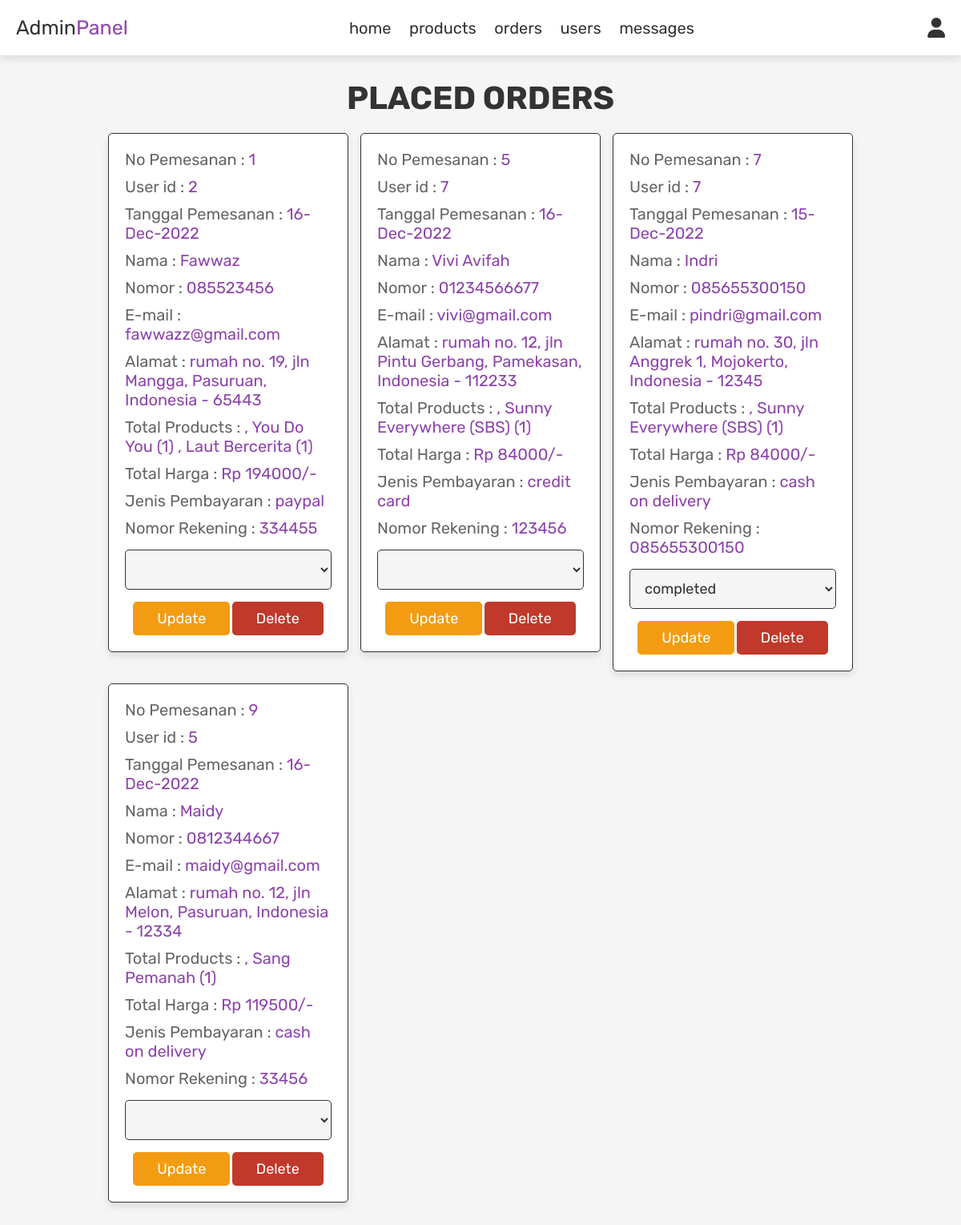
Page /admin_orders.php (signed in) on the committed database.
### tables this page shows
CREATE TABLE `orders` (
  `id` int(11) NOT NULL,
  `user_id` int(11) NOT NULL,
  `name` varchar(100) NOT NULL,
  `number` varchar(12) NOT NULL,
  `email` varchar(100) NOT NULL,
  `method` varchar(50) NOT NULL,
  `norek` varchar(20) NOT NULL,
  `address` varchar(500) NOT NULL,
  `total_products` varchar(1000) NOT NULL,
  `total_price` int(11) NOT NULL,
  `placed_on` varchar(50) NOT NULL,
  `payment_status` varchar(20) NOT NULL
);

### admin_orders.php (the view, shortened to what this page needs)
<?php
include 'config.php';
?>
<!DOCTYPE html>
<html lang="en">
<head>
   <link rel="stylesheet" href="https://cdnjs.cloudflare.com/ajax/libs/font-awesome/6.0.0/css/all.min.css">
   <link rel="stylesheet" href="css/admin_style.css">
</head>
<body>
<?php include 'admin_header.php'; ?>
<section class="orders">
   <h1 class="title">placed orders</h1>
   <div class="box-container">
      <?php
      $select_orders = mysqli_query($connect, "SELECT * FROM `orders`") or die('query failed');
      if(mysqli_num_rows($select_orders) > 0){
         while($fetch_orders = mysqli_fetch_assoc($select_orders)){
      ?>
      <div class="box">
         <p>No Pemesanan : <span><?php echo $fetch_orders['id']; ?></span></p>
         <p> User id : <span><?php echo $fetch_orders['user_id']; ?></span> </p>
         <p> Tanggal Pemesanan : <span><?php echo $fetch_orders['placed_on']; ?></span> </p>
         <p> Nama : <span><?php echo $fetch_orders['name']; ?></span> </p>
         <p> Nomor : <span><?php echo $fetch_orders['number']; ?></span> </p>
         <p> E-mail : <span><?php echo $fetch_orders['email']; ?></span> </p>
         <p> Alamat : <span><?php echo $fetch_orders['address']; ?></span> </p>
         <p> Total Products : <span><?php echo $fetch_orders['total_products']; ?></span> </p>
         <p> Total Harga : <span>Rp <?php echo $fetch_orders['total_price']; ?>/-</span> </p>
         <p> Jenis Pembayaran : <span><?php echo $fetch_orders['method']; ?></span> </p>
         <p> Nomor Rekening : <span><?php echo $fetch_orders['norek']; ?></span> </p>
         <form action="" method="post">
            <select name="update_payment">
               <option value="" selected disabled><?php echo $fetch_orders['payment_status']; ?></option>
               <option value="pending">pending</option>
            </select>
            <input type="submit" value="update" name="update_order" class="option-btn">
            <a href="admin_orders.php?delete=<?php echo $fetch_orders['id']; ?>" onclick="return confirm('delete this order?');" class="delete-btn">delete</a>
         </form>
      </div>
      <?php
         }
      }else{
         echo '<p class="empty">no orders placed yet!</p>';
      }
      ?>
   </div>
</section>
</body>
</html>

### css/admin_style.css (style rules this page uses)
:root { --purple:#8e44ad; --red:#c0392b; --orange:#f39c12; --black:#333; --white:#fff; --light-color:#666; --light-white:#ccc; --light-bg:#f5f5f5; --border:.1rem solid var(--black); --box-shadow:0 .5rem 1rem rgba(0,0,0,.1); }
* { font-family: 'Rubik', sans-serif; margin:0; padding:0; box-sizing: border-box; outline: none; border:none; text-decoration: none; transition:all .2s linear; }
html { font-size: 62.5%; overflow-x: hidden; }
body { background-color: var(--light-bg); }
section { padding:3rem 2rem; }
.title { text-align: center; margin-bottom: 2rem; text-transform: uppercase; color:var(--black); font-size: 4rem; }
.btn, .option-btn, .delete-btn, .white-btn { display: inline-block; margin-top: 1rem; padding:1rem 3rem; cursor: pointer; color:var(--white); font-size: 1.8rem; border-radius: .5rem; text-transform: capitalize; }
.option-btn { background-color: var(--orange); }
.delete-btn { background-color: var(--red); }
.orders .box-container { display: grid; grid-template-columns: repeat(auto-fit, 30rem); justify-content: center; gap:1.5rem; max-width: 1200px; margin:0 auto; align-items: flex-start; }
.orders .box-container .box { background-color: var(--white); padding:2rem; border:var(--border); box-shadow: var(--box-shadow); border-radius: .5rem; }
.orders .box-container .box p { padding-bottom: 1rem; font-size: 2rem; color:var(--light-color); }
.orders .box-container .box p span { color:var(--purple); }
.orders .box-container .box form { text-align: center; }
.orders .box-container .box form select { border-radius: .5rem; margin:.5rem 0; width: 100%; background-color: var(--light-bg); border:var(--border); padding:1.2rem 1.4rem; font-size: 1.8rem; color:var(--black); }

### rows in the picture
orders: id "1", user "2", placed_on "16-Dec-2022", name "Fawwaz", number "085523456", email "fawwazz@gmail.com", address "rumah no. 19, jln Mangga, Pasuruan, Indonesia - 65443", total_products ", You Do You (1) , Laut Bercerita (1)", total_price "194000", method "paypal", norek "334455"
orders: id "5", user "7", placed_on "16-Dec-2022", name "Vivi Avifah", number "01234566677", email "vivi@gmail.com", address "rumah no. 12, jln Pintu Gerbang, Pamekasan, Indonesia - 112233", total_products ", Sunny Everywhere (SBS) (1)", total_price "84000", method "credit card", norek "123456"
orders: id "7", user "7", placed_on "15-Dec-2022", name "Indri", number "085655300150", email "pindri@gmail.com", address "rumah no. 30, jln Anggrek 1, Mojokerto, Indonesia - 12345", total_products ", Sunny Everywhere (SBS) (1)", total_price "84000", method "cash on delivery", norek "085655300150", update_payment "completed"
orders: id "9", user "5", placed_on "16-Dec-2022", name "Maidy", number "0812344667", email "maidy@gmail.com", address "rumah no. 12, jln Melon, Pasuruan, Indonesia - 12334", total_products ", Sang Pemanah (1)", total_price "119500", method "cash on delivery", norek "33456"
